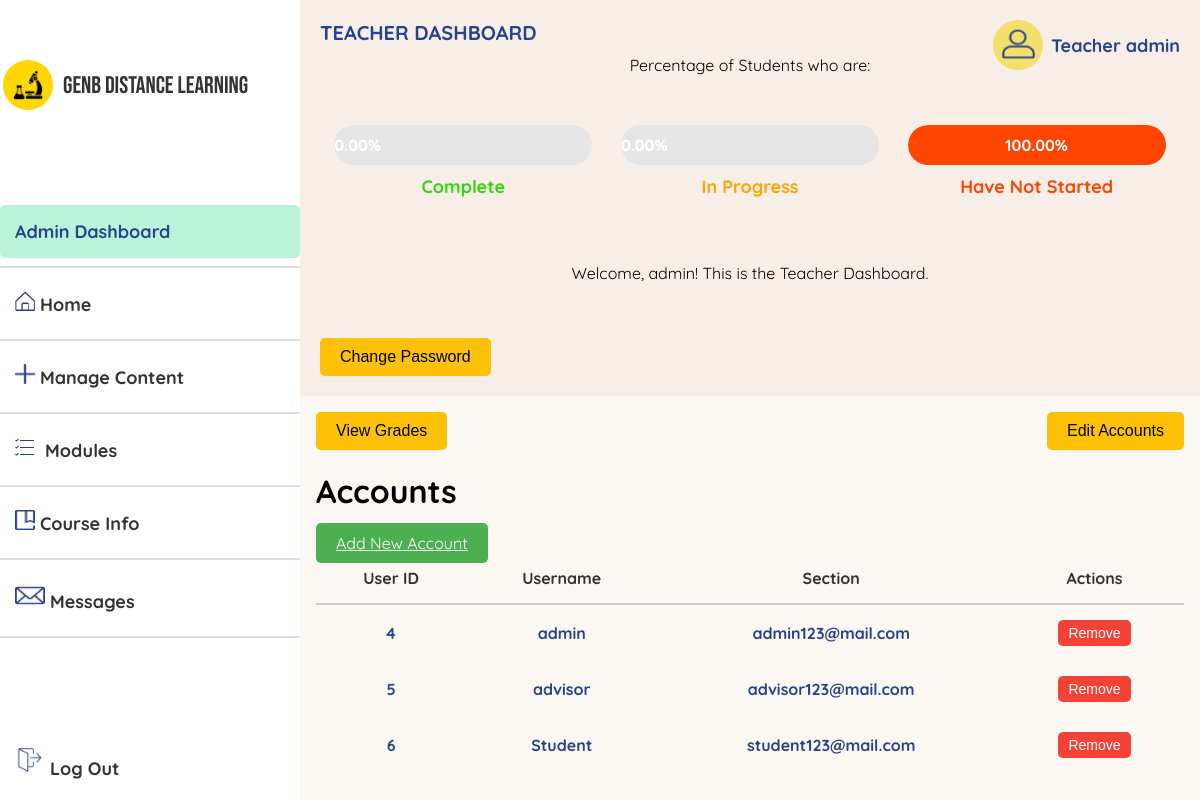
Screenshot of /admin.php (signed in) with the database file from the repository.
### tables this page shows
CREATE TABLE `users` (
  `user_id` int(11) NOT NULL,
  `username` varchar(50) NOT NULL,
  `email` varchar(50) NOT NULL,
  `password` varchar(255) NOT NULL,
  `role` int(11) DEFAULT 0
);

### admin.php (the view, shortened to what this page needs)
<?php
include "connection.php";
$conn = new mysqli($servername, $db_username, $db_password, $db_name);
$user_id = $_SESSION['user_id'];
$sql_username = "SELECT username, role FROM users WHERE user_id = ?";
$stmt_username = $conn->prepare($sql_username);
$stmt_username->bind_param("i", $user_id);
$stmt_username->execute();
$stmt_username->store_result();
if ($stmt_username->num_rows == 1) {
    $stmt_username->bind_result($username, $role);
} else {
    $username = "Unknown";
}
include 'sidebar.php';
?>
<!DOCTYPE html>
<html lang="en">
<head>
    <link rel="stylesheet" href="https://cdnjs.cloudflare.com/ajax/libs/font-awesome/5.15.4/css/all.min.css">
</head>
<body>
    <header>
        <div class="dashboard-label">TEACHER DASHBOARD</div>
        <div class="profile-icon">
            <img src="assets/profileicon.png" alt="Profile Icon">
            Teacher <?php echo $username; ?>
        </div>
        <br>
        <p>Percentage of Students who are: </p>
        <?php include 'progressbar.php'; ?>
        <p>Welcome, <?php echo $username; ?>! This is the Teacher Dashboard.</p><br><br>
        <div class="admin-buttons">
            <button onclick="window.location.href='changepass.php'">Change Password</button>
        </div>
    </header>
    <div class="content">
        <div class="admin-buttons">
            <button onclick="window.location.href='advisor.php'">View Grades</button>
            <button onclick="window.location.href='editaccounts.php'">Edit Accounts</button>
        </div>
        <h1>Accounts</h1>
        <a href="add_account.php" onclick="openSmallWindow('add_account.php', 'Add Account', 500, 400); return false;" class="add-account-btn">Add New Account</a>
        <table>
            <thead>
                <tr>
                    <th>User ID</th>
                    <th>Username</th>
                    <th>Section</th>
                    <th>Actions</th>
                </tr>
            </thead>
            <tbody>
                <?php
                $conn = new mysqli($servername, $db_username, $db_password, $db_name);
                $sql_accounts = "SELECT user_id, username, email FROM users";
                $result_accounts = $conn->query($sql_accounts);
                if ($result_accounts->num_rows > 0) {
                    while ($row = $result_accounts->fetch_assoc()) {
                        echo "<tr>
                                <td>{$row['user_id']}</td>
                                <td>{$row['username']}</td>
                                <td>{$row['email']}</td>
                                <td>
                                    <button class='action-btn remove' onclick='showRemovePopup({$row['user_id']})'>Remove</button>
                                </td>
                            </tr>";
                    }
                } else {
                    echo "<tr><td colspan='4'>No accounts found.</td></tr>";
                }
                ?>
            </tbody>
        </table>
    </div>
</body>
</html>

### admin.php (style rules this page uses)
body { font-family: 'Quicksand', sans-serif; margin: 0; padding: 0; display: flex; flex-direction: column; min-height: 100vh; margin-left: 300px; background-color: rgba(247, 238, 231, 0.47); }
header { background-color: #F7EEE7; padding: 20px; text-align: center; position: relative; }
.dashboard-label { position: absolute; left: 20px; top: 20px; font-size: 20px; font-weight: bold; color: #284290; }
.profile-icon { position: absolute; right: 20px; top: 20px; display: flex; align-items: center; font-size: 16px; color: #284290; font-size: 18px; font-family: 'Quicksand', sans-serif; font-weight: bold; }
.profile-icon img { width: 50px; height: 50px; margin-right: 8px; }
p { margin: 15px 0; }
.content { padding: 16px; }
.admin-buttons { display: flex; justify-content: space-between; gap: 20px; }
.admin-buttons button { padding: 10px 20px; font-size: 16px; background-color: #ffc107; border: none; border-radius: 5px; cursor: pointer; transition: background-color 0.3s ease; }
.action-btn { padding: 5px 10px; font-size: 14px; border: none; border-radius: 5px; cursor: pointer; }
.action-btn.remove { background-color: #f44336; color: #fff; }
.add-account-btn { margin-bottom: 10px; padding: 10px 20px; background-color: #4caf50; color: #fff; border: none; border-radius: 5px; cursor: pointer; transition: background-color 0.3s ease; }
table { width: 100%; border-collapse: collapse; background-color: transparent; box-shadow: none; border: none; }
table th, table td { padding: 15px; text-align: center; border: none; font-weight: bold; color: #284290; }
table th { border-bottom: 2px solid #ccc; background-color: transparent; color: #333; font-weight: bolder; }
table tr { border: none; }
table tr:nth-child(even) { background-color: transparent; }
table td { border-top: none; }

### rows the page displays
users: username "admin", user_id "4", email "admin123@mail.com"
users: user_id "5", username "advisor", email "advisor123@mail.com"
users: user_id "6", username "Student", email "student123@mail.com"

### other values shown
$percent_completed "0.00"
$percent_in_progress "0.00"
$percent_not_started "100.00"
